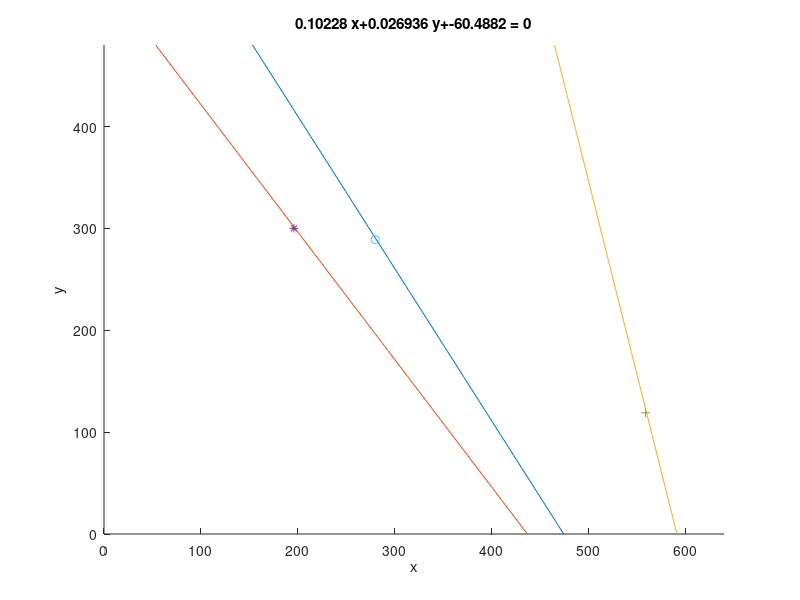

The MATLAB source for this figure:
r_L = [ 175, 168, 475; 13, 156, 40; 1 1 1];
R = [ 0.6290, -0.6830, -.371; 0.6830, .259, .683; -.371, -.683, .629];
T_x = [ 0 -12.7280, -34.6410; 12.728, 0 , -15.556; 34.641, 15.556, 0 ];
E = T_x * R;
Psi = [400, 0, 320; 0, -400, 240; 0 0 1];
F = (inv(Psi))'*E*inv(Psi);
coeffs = r_L'*F;
a1 = num2str(coeffs(1,1));
b1 = num2str(coeffs(1,2));
c1 = num2str(coeffs(1,3));
a2 = num2str(coeffs(2,1));
b2 = num2str(coeffs(2,2));
c2 = num2str(coeffs(2,3));
a3 = num2str(coeffs(3,1));
b3 = num2str(coeffs(3,2));
c3 = num2str(coeffs(3,3));
figure(1);
hold on; 
ezplot ([a1 '*x+' b1 '*y+' c1], [0 640 0 480]); 
ezplot ([a2 '*x+' b2 '*y+' c2], [0 640 0 480]); 
ezplot ([a3 '*x+' b3 '*y+' c3], [0 640 0 480]); 
plot (196,300,'*'); %r1
plot (559,119,'+'); %r2
plot (280,289,'o'); %r3
hold off;